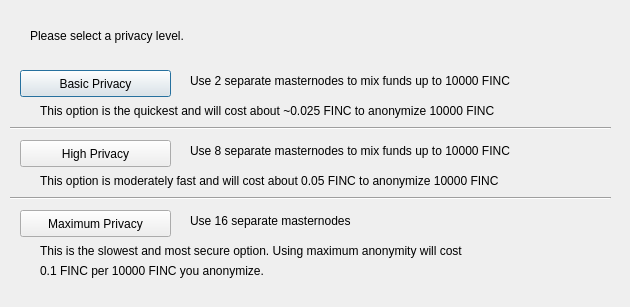
<?xml version="1.0" encoding="UTF-8"?>
<ui version="4.0">
 <class>ObfuscationConfig</class>
 <widget class="QDialog" name="ObfuscationConfig">
  <property name="geometry">
   <rect>
    <x>0</x>
    <y>0</y>
    <width>630</width>
    <height>307</height>
   </rect>
  </property>
  <property name="windowTitle">
   <string>Configure Obfuscation</string>
  </property>
  <widget class="QPushButton" name="buttonBasic">
   <property name="geometry">
    <rect>
     <x>20</x>
     <y>70</y>
     <width>151</width>
     <height>27</height>
    </rect>
   </property>
   <property name="text">
    <string>Basic Privacy</string>
   </property>
  </widget>
  <widget class="QPushButton" name="buttonHigh">
   <property name="geometry">
    <rect>
     <x>20</x>
     <y>140</y>
     <width>151</width>
     <height>27</height>
    </rect>
   </property>
   <property name="text">
    <string>High Privacy</string>
   </property>
  </widget>
  <widget class="QPushButton" name="buttonMax">
   <property name="geometry">
    <rect>
     <x>20</x>
     <y>210</y>
     <width>151</width>
     <height>27</height>
    </rect>
   </property>
   <property name="text">
    <string>Maximum Privacy</string>
   </property>
  </widget>
  <widget class="QLabel" name="label">
   <property name="geometry">
    <rect>
     <x>30</x>
     <y>20</y>
     <width>571</width>
     <height>31</height>
    </rect>
   </property>
   <property name="text">
    <string>Please select a privacy level.</string>
   </property>
  </widget>
  <widget class="QLabel" name="label_2">
   <property name="geometry">
    <rect>
     <x>190</x>
     <y>70</y>
     <width>421</width>
     <height>21</height>
    </rect>
   </property>
   <property name="text">
    <string>Use 2 separate masternodes to mix funds up to 10000 FINC</string>
   </property>
  </widget>
  <widget class="QLabel" name="label_3">
   <property name="geometry">
    <rect>
     <x>190</x>
     <y>140</y>
     <width>411</width>
     <height>21</height>
    </rect>
   </property>
   <property name="text">
    <string>Use 8 separate masternodes to mix funds up to 10000 FINC</string>
   </property>
  </widget>
  <widget class="QLabel" name="label_4">
   <property name="geometry">
    <rect>
     <x>190</x>
     <y>210</y>
     <width>421</width>
     <height>21</height>
    </rect>
   </property>
   <property name="text">
    <string>Use 16 separate masternodes</string>
   </property>
  </widget>
  <widget class="QLabel" name="label_6">
   <property name="geometry">
    <rect>
     <x>40</x>
     <y>100</y>
     <width>561</width>
     <height>21</height>
    </rect>
   </property>
   <property name="text">
    <string>This option is the quickest and will cost about ~0.025 FINC to anonymize 10000 FINC</string>
   </property>
  </widget>
  <widget class="QLabel" name="label_7">
   <property name="geometry">
    <rect>
     <x>40</x>
     <y>170</y>
     <width>561</width>
     <height>21</height>
    </rect>
   </property>
   <property name="text">
    <string>This option is moderately fast and will cost about 0.05 FINC to anonymize 10000 FINC</string>
   </property>
  </widget>
  <widget class="QLabel" name="label_8">
   <property name="geometry">
    <rect>
     <x>40</x>
     <y>240</y>
     <width>561</width>
     <height>21</height>
    </rect>
   </property>
   <property name="text">
    <string>This is the slowest and most secure option. Using maximum anonymity will cost</string>
   </property>
  </widget>
  <widget class="QLabel" name="label_9">
   <property name="geometry">
    <rect>
     <x>40</x>
     <y>260</y>
     <width>561</width>
     <height>21</height>
    </rect>
   </property>
   <property name="text">
    <string>0.1 FINC per 10000 FINC you anonymize.</string>
   </property>
  </widget>
  <widget class="Line" name="line">
   <property name="geometry">
    <rect>
     <x>10</x>
     <y>120</y>
     <width>601</width>
     <height>16</height>
    </rect>
   </property>
   <property name="orientation">
    <enum>Qt::Horizontal</enum>
   </property>
  </widget>
  <widget class="Line" name="line_2">
   <property name="geometry">
    <rect>
     <x>10</x>
     <y>190</y>
     <width>601</width>
     <height>16</height>
    </rect>
   </property>
   <property name="orientation">
    <enum>Qt::Horizontal</enum>
   </property>
  </widget>
 </widget>
 <resources/>
 <connections/>
</ui>
